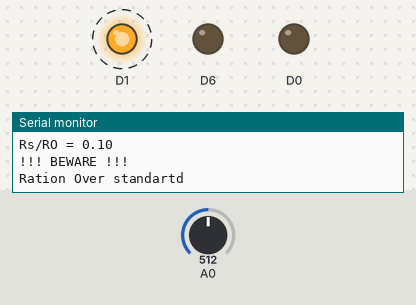
Recording of a sketch running on a simulated ESP8266 (NodeMCU). Shown: output pins drawn as LEDs (lit = HIGH), the last lines printed to the serial monitor. Dashed ring = blinking. The test bench sets the inputs (shaded band); at power-on: A0 = 512.

Above: at 3.0 s.
3.1 s: A0 set to 23
At 4.57 s:
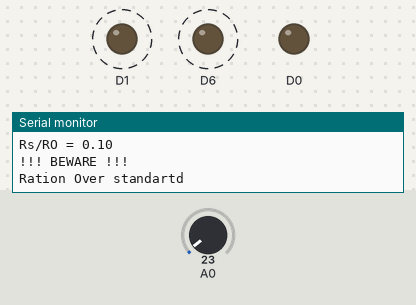
6.6 s: A0 set to 18
At 7.7 s:
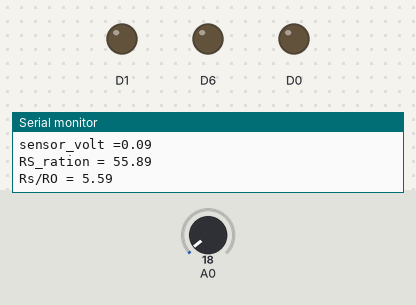
10.1 s: A0 set to 122
At 11.4 s:
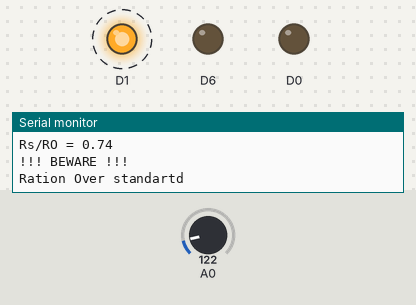
Timing chart, 0 to 19.6 s (numbered marks = the images above; inputs shaded):
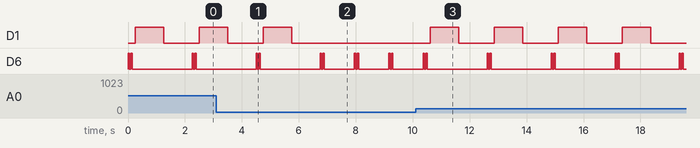

Measured:
- the behaviour switches between 21 and 20 on A0 (found by bisection; images 1 and 2)
- after the input at 6.6 s, D1: stays LOW (without the input it goes to HIGH after 0.39 s)
- after the input at 10.1 s, D1: alternates HIGH for 1.0 s and LOW for 1.2 s, starting after 0.51 s
- by itself, D6: repeats every 2.2 s: LOW 0.05 s, HIGH 0.05 s, LOW 2.1 s, HIGH 0.05 s

The sketch:

mq2.ino
```cpp
void setup() {
  Serial.begin(9600);
  pinMode(D1, OUTPUT);
  pinMode(D6, OUTPUT);
  pinMode(16, OUTPUT);

}

void loop() {

  digitalWrite(16, LOW);
  float sensor_volt;
  float RS_gas;
  float ration;
  int sensorValue = analogRead(A0);
/*
  for(int x = 0 ; x < 100 ; x++){
    sensorValue = sensorValue + analogRead(A0);
  }
  sensorValue = sensorValue/100;
*/
  //sensor_volt = (float)sensorValue/1024*5.0;
  sensor_volt = (float)sensorValue/1024*5.0;
  RS_gas = (5.0 - sensor_volt)/sensor_volt;
/* --- Resistance of sensor(RS): RS = (Vc/Vrl-1)*Rl --- */
  ration = RS_gas/10.0;

  if(sensorValue > 0){
    for(int z = 0 ; z < 2 ; z++){
      digitalWrite(D6, HIGH);
      delay(50);
      digitalWrite(D6, LOW);
      delay(50);
    }
    Serial.print("analogRead = ");
    Serial.println(sensorValue);

    Serial.print("sensor_volt =");
    Serial.println(sensor_volt);

    Serial.print("RS_ration = ");
    Serial.println(RS_gas);

    Serial.print("Rs/RO = ");
    Serial.println(ration);
    Serial.print("\n");
  }

  if(sensorValue > 0 && ration < 5.0){
    Serial.print("!!! BEWARE !!!\nRation Over standartd\n");
    Serial.print("\n\n\n");
    digitalWrite(D1, HIGH);
    delay(1000);
    digitalWrite(D1, LOW);
  }

  delay(1000);

}
```
